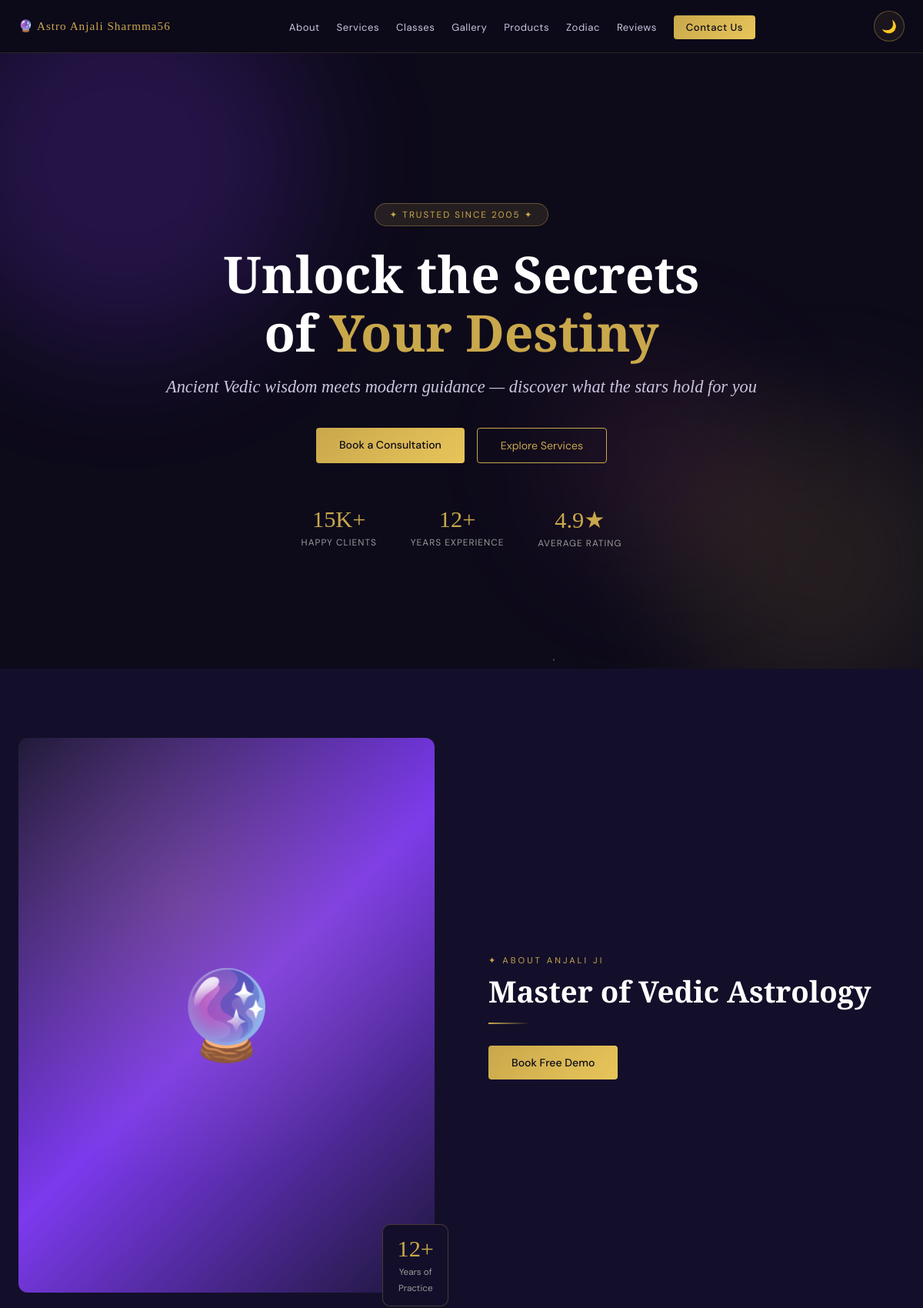
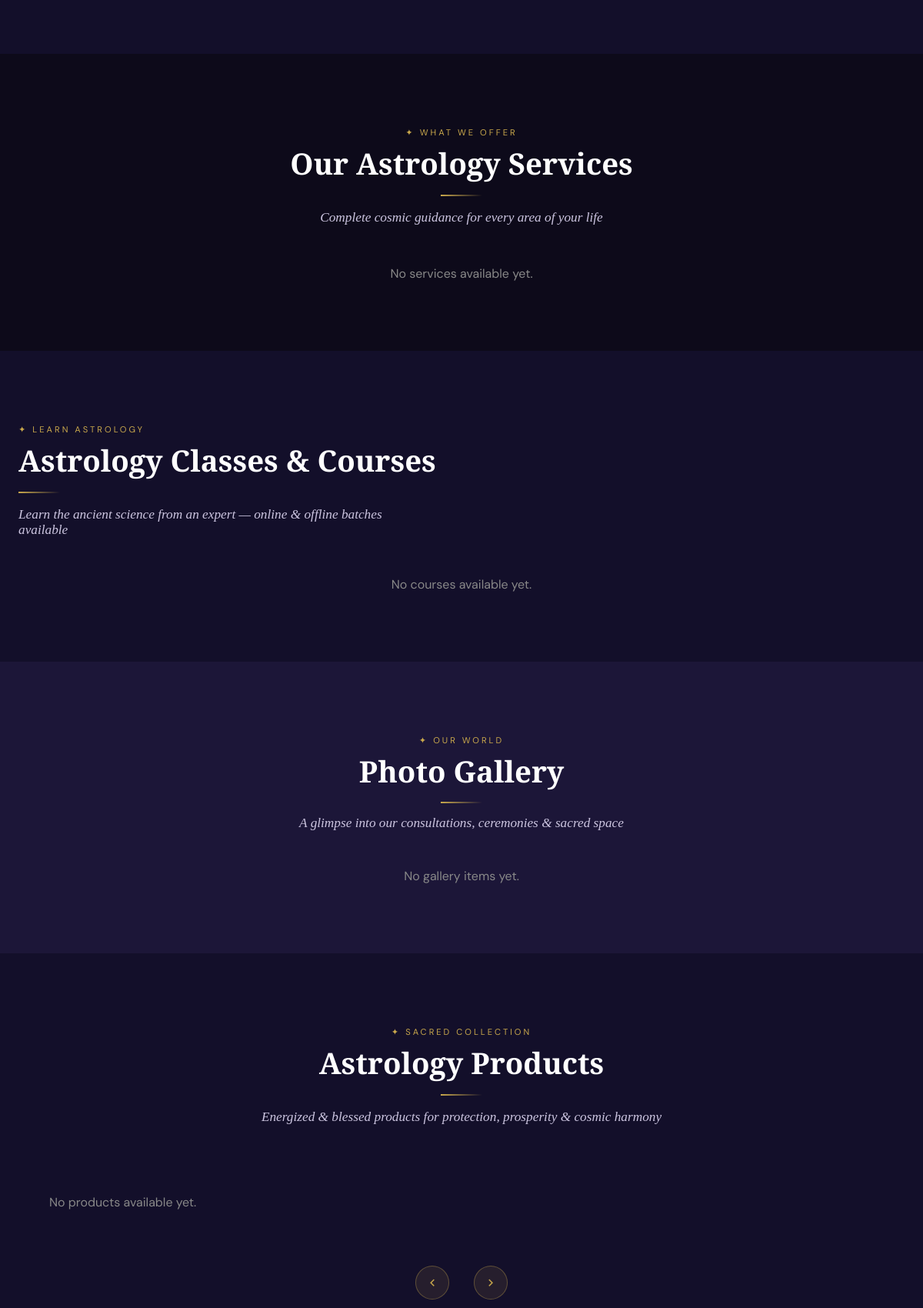
The page / (upper part) on the database its author committed (2 pictures, top to bottom).
### anjali/models.py (models this page shows, shortened)
class About(models.Model):
    name             = models.CharField(max_length=100, default="")
    heading          = models.CharField(max_length=255, default="", help_text="e.g. 'Master of Vedic Astrology'")
    description      = models.TextField(default="")
    experience_years = models.PositiveIntegerField(default=12)
    image            = models.ImageField(upload_to="about/", blank=True, null=True)
    class Meta:
        verbose_name        = "About"
        verbose_name_plural = "About"

### anjali/views/site_views.py (the view)
# urls.py: path('', views.index, name='index'),
def index(request):
    about = About.objects.first()
    about_features = about.features.all() if about else []
    site_settings = SiteSettings.objects.first()
    services      = Service.objects.filter(is_active=True)
    courses       = AstrologyCourse.objects.filter(is_active=True)
    products      = Product.objects.filter(is_active=True)
    testimonials  = Testimonial.objects.filter(is_active=True)
    gallery_items = Gallery.objects.all()
    if request.method == "POST":
        form = ContactInquiryForm(request.POST)
        if form.is_valid():
            form.save()
            messages.success(request, "Your consultation request has been submitted successfully.")
            return redirect("index")
    else:
        form = ContactInquiryForm()
    context = {
        "about": about,
        "about_features": about_features,
        "site_settings": site_settings,
        "services": services,
        "courses": courses,
        "products": products,
        "testimonials": testimonials,
        "gallery_items": gallery_items,
        "form": form,
    }
    return render(request, "User/index.html", context)

### anjali/templates/User/index.html (shortened to what this page needs)
{% load static %}
<!doctype html>
<html lang="en">
  <head>
    <link
      href="https://cdn.jsdelivr.net/npm/remixicon@2.5.0/fonts/remixicon.css"
      rel="stylesheet"
    />
    <link rel="stylesheet" href="https://unpkg.com/aos@next/dist/aos.css" />
    <link rel="stylesheet" href="{% static 'assets/css/stylee.css' %}" />
    <link rel="stylesheet" href="{% static 'assets/css/clash-display.css' %}" />
  </head>
  <body>
    <nav class="navbar">
      <div class="container">
        <a href="#hero" class="brand">🔮 Astro Anjali Sharmma56</a>
        <ul class="nav-links" id="navLinks">
          <li><a href="#about">About</a></li>
          <li><a href="#services">Services</a></li>
          <li><a href="#classes">Classes</a></li>
          <li><a href="#gallery">Gallery</a></li>
          <li><a href="#products">Products</a></li>
          <li><a href="#zodiac">Zodiac</a></li>
          <li><a href="#testimonials">Reviews</a></li>
          <li><a href="#contact" class="nav-cta">Contact Us</a></li>
        </ul>
        <div style="display:flex;align-items:center;gap:10px">
          <button class="theme-toggle" onclick="toggleTheme()" id="themeBtn" title="Toggle Mode">🌙</button>
        </div>
      </div>
    </nav>
    <section id="hero">
      <div class="hero-orb orb1"></div>
      <div class="hero-orb orb2"></div>
      <div class="hero-orb orb3"></div>
      <div class="hero-content">
        <div class="hero-badge" data-aos="fade-down">✦ Trusted Since 2005 ✦</div>
        <h1 class="hero-title" data-aos="fade-up" data-aos-delay="100">
          Unlock the Secrets<br />of <span>Your Destiny</span>
        </h1>
        <p class="hero-sub" data-aos="fade-up" data-aos-delay="200">
          Ancient Vedic wisdom meets modern guidance — discover what the stars hold for you
        </p>
        <div class="hero-btns" data-aos="fade-up" data-aos-delay="300">
          <a href="#contact" class="btn-gold">Book a Consultation</a>
          <a href="#services" class="btn-outline">Explore Services</a>
        </div>
        <div class="hero-stats" data-aos="fade-up" data-aos-delay="500">
          <div class="stat"><div class="stat-num">15K+</div><div class="stat-label">Happy Clients</div></div>
          <div class="stat"><div class="stat-num">{{ about.experience_years|default:"12" }}+</div><div class="stat-label">Years Experience</div></div>
          <div class="stat"><div class="stat-num">4.9★</div><div class="stat-label">Average Rating</div></div>
        </div>
      </div>
    </section>
    <section id="about">
      <div class="container">
        <div class="about-grid">
          <div class="about-img-wrap" data-aos="fade-right">
            <div class="about-img-box">
              {% if about and about.image %}
                <img src="{{ about.image.url }}" alt="{{ about.name }}" class="about-img" />
              {% else %}
                <span style="font-size:7rem;position:relative;z-index:1" id="aboutFallback">🔮</span>
              {% endif %}
            </div>
            <div class="about-badge-float">
              <span class="num">{{ about.experience_years|default:"12" }}+</span>
              <span style="font-size:0.73rem;color:#999">Years of<br />Practice</span>
            </div>
          </div>
          <div data-aos="fade-left">
            <div class="section-tag">✦ About {{ about.name|default:"Anjali Ji" }}</div>
            <h2 class="section-title">{{ about.heading|default:"Master of Vedic Astrology" }}</h2>
            <div class="gold-line"></div>
            <div style="margin-top:28px">
              <a href="#contact" class="btn-gold">Book Free Demo</a>
            </div>
          </div>
        </div>
      </div>
    </section>
    <section id="services">
      <div class="container">
        <div class="text-center" data-aos="fade-down">
          <div class="section-tag">✦ What We Offer</div>
          <h2 class="section-title">Our Astrology Services</h2>
          <div class="gold-line" style="margin:18px auto"></div>
          <p class="section-sub" style="margin:0 auto">Complete cosmic guidance for every area of your life</p>
        </div>
        <div class="services-grid">
          {% for service in services %}
          <div class="service-card" data-aos="fade-up" data-aos-delay="{{ forloop.counter }}00">
            <div class="service-icon">{{ service.icon }}</div>
            <h5>{{ service.title }}</h5>
            <p>{{ service.description }}</p>
            <div class="service-price">Starting ₹{{ service.price }}</div>
          </div>
          {% empty %}
          <p style="color:#888;text-align:center;grid-column:1/-1;">No services available yet.</p>
          {% endfor %}
        </div>
      </div>
    </section>
    <section id="classes">
      <div class="container">
        <div data-aos="fade-down">
          <div class="section-tag">✦ Learn Astrology</div>
          <h2 class="section-title">Astrology Classes & Courses</h2>
          <div class="gold-line"></div>
          <p class="section-sub">Learn the ancient science from an expert — online & offline batches available</p>
        </div>
        <div class="classes-grid">
          {% for course in courses %}
          <div class="class-card" data-aos="fade-up" data-aos-delay="{{ forloop.counter }}00">
            <div class="class-accent" style="background:{{ course.gradient }}"></div>
            <div class="class-body">
              <div class="class-badge" style="background:{{ course.badge_bg }};color:{{ course.badge_color }}">
                {{ course.level }}
              </div>
              <h5>{{ course.title }}</h5>
              <p>{{ course.description }}</p>
              <div class="class-meta">
                <span class="class-meta-item"><i class="ri-time-line"></i> {{ course.duration }}</span>
                <span class="class-meta-item"><i class="ri-video-line"></i> {{ course.mode }}</span>
                <span class="class-meta-item"><i class="ri-user-line"></i> {{ course.students }}</span>
              </div>
              <div class="class-footer">
                <div class="class-price">₹{{ course.price }}</div>
                <a href="#contact" class="btn-small">Enroll Now</a>
              </div>
            </div>
          </div>
          {% empty %}
          <p style="color:#888;text-align:center;grid-column:1/-1;">No courses available yet.</p>
          {% endfor %}
        </div>
      </div>
    </section>
    <section id="gallery">
      <div class="container">
        <div class="text-center" data-aos="fade-down">
          <div class="section-tag">✦ Our World</div>
          <h2 class="section-title">Photo Gallery</h2>
          <div class="gold-line" style="margin:16px auto"></div>
          <p class="section-sub" style="margin:0 auto">A glimpse into our consultations, ceremonies & sacred space</p>
        </div>
        <div class="gallery-grid" data-aos="fade-up" data-aos-delay="100">
          {% for item in gallery_items %}
          <div class="gallery-item{% if item.span_two_columns %} gallery-span-2{% endif %}"
               onclick="openGallery({{ forloop.counter0 }})"
               {% if item.span_two_columns %}style="grid-column:span 2"{% endif %}>
            <div class="g-inner" style="background:{{ item.gradient }}">
              {% if item.image %}
                <img src="{{ item.image.url }}" alt="{{ item.title }}"
                     style="width:100%;height:100%;object-fit:cover;position:absolute;inset:0;" />
              {% else %}
                {{ item.emoji }}
              {% endif %}
            </div>
            <div class="g-overlay"><span>{{ item.title }}</span></div>
            <div class="g-expand"><i class="ri-zoom-in-line"></i></div>
          </div>
          {% empty %}
          <p style="color:#888;text-align:center;grid-column:1/-1;">No gallery items yet.</p>
          {% endfor %}
        </div>
      </div>
    </section>
    <section id="products">
      <div class="container">
        <div class="text-center" data-aos="fade-down">
          <div class="section-tag">✦ Sacred Collection</div>
          <h2 class="section-title">Astrology Products</h2>
          <div class="gold-line" style="margin:18px auto"></div>
          <p class="section-sub" style="margin:0 auto">Energized & blessed products for protection, prosperity & cosmic harmony</p>
        </div>
        <div style="margin-top:50px" data-aos="fade-up">
          <div class="carousel-wrap" id="prodWrap">
            <div class="carousel-track" id="prodTrack">
              {% for product in products %}
              <div class="product-card">
                <div class="product-img" style="background:{{ product.gradient }}">
                  {% if product.image %}
                    <img src="{{ product.image.url }}" alt="{{ product.name }}" style="width:100%;height:100%;object-fit:cover" />
                  {% else %}
                    {{ product.icon }}
                  {% endif %}
                </div>
                <div class="product-body">
                  <div class="product-tag">{{ product.category }}</div>
                  <h5>{{ product.name }}</h5>
                  <p>{{ product.description }}</p>
                  <div class="product-footer">
                    <div class="product-price">₹{{ product.price }}</div>
                    <a href="#contact" class="btn-small">Order</a>
                  </div>
                </div>
              </div>
              {% empty %}
              <p style="color:#888;text-align:center;padding:40px;">No products available yet.</p>
              {% endfor %}
            </div>
          </div>
          <div class="carousel-controls">
            <button class="carousel-btn" onclick="slide('prod', -1)"><i class="ri-arrow-left-s-line"></i></button>
            <button class="carousel-btn" onclick="slide('prod', 1)"><i class="ri-arrow-right-s-line"></i></button>
          </div>
        </div>
      </div>
    </section>
  </body>
</html>

### rows shown on the page
About: experience_years "12", name "ANJALI JI", heading "Master of Vedic Astrology"
